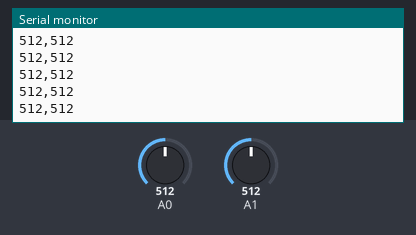
Recording of a sketch running on a simulated Arduino Uno, built with avr-gcc and run on an emulated ATmega328P. Shown: the last lines printed to the serial monitor. The inputs (shaded band) are chosen by the test bench; at power-on: A0 = 512, A1 = 512.

Above: at 1.2 s.
1.3 s: A0 set to 983
At 2.3 s:
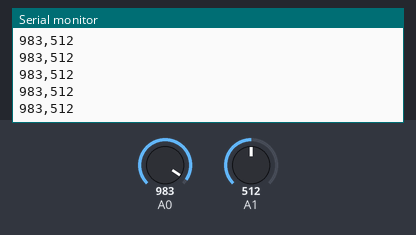
2.8 s: A0 set to 1013
At 3.8 s:
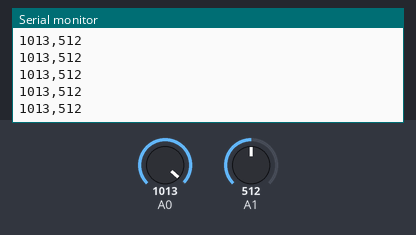
4.3 s: A1 set to 992
At 4.9 s:
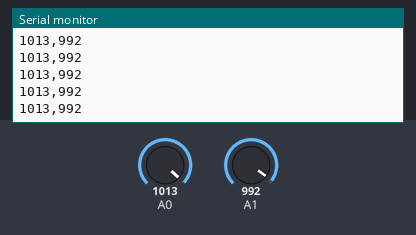
5.8 s: A1 set to 1017
At 6.9 s:
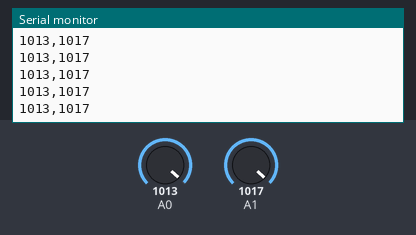
7.3 s: A1 set to 11
At 8.1 s:
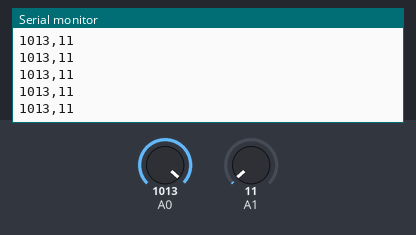
8.8 s: A1 set to 8
At 9.9 s:
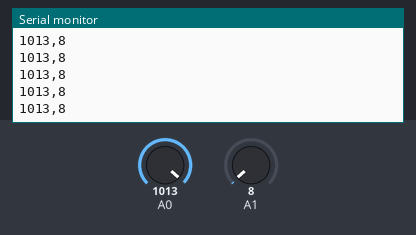
Timing chart, 0 to 11.8 s (numbered marks = the images above; inputs shaded):
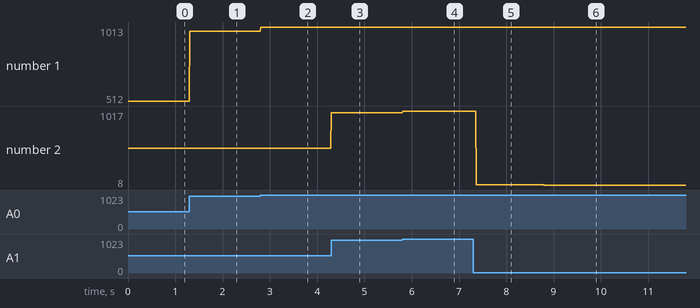

The sketch:

dump_emg_to_serial.ino
```cpp
unsigned short EMGsig;           // Store the EMG signal value
unsigned short EMGRawsig;        // Store the EMG raw signal value

void setup() {
 Serial.begin(9600); // Starting the communication with the computer
 EMGsig = 0;
 EMGRawsig = 0;
}

void loop() {
 EMGsig = analogRead(A0); // Read the analog values of the rectified+integrated EMG signal (0–1023)
 EMGRawsig = analogRead(A1); // Read the analog values of the raw EMG signal (0–1023)
 // print to srial the values
 Serial.print(EMGsig);
 Serial.print(",");
 Serial.println(EMGRawsig);

 delay(10);  // 1 second (1000ms) delay to not cause it to move as frantically. But this can be adjusted as you like.
}
```

Measured:
- after the input at 1.3 s, the serial monitor: prints a new line at once (image 1)
- after the input at 2.8 s, the serial monitor: prints a new line at once (image 2)
- after the input at 4.3 s, the serial monitor: prints a new line at once (image 3)
- after the input at 5.8 s, the serial monitor: prints a new line at once (image 4)
- after the input at 7.3 s, the serial monitor: prints a new line after 0.06 s (image 5)
- after the input at 8.8 s, the serial monitor: prints a new line at once (image 6)
- plotted number 1: 512 → 983 after the input at 1.3 s, 983 → 1013 after the input at 2.8 s
- plotted number 2: 512 → 992 after the input at 4.3 s, 992 → 1017 after the input at 5.8 s, 1017 → 11 after the input at 7.3 s, 11 → 8 after the input at 8.8 s
